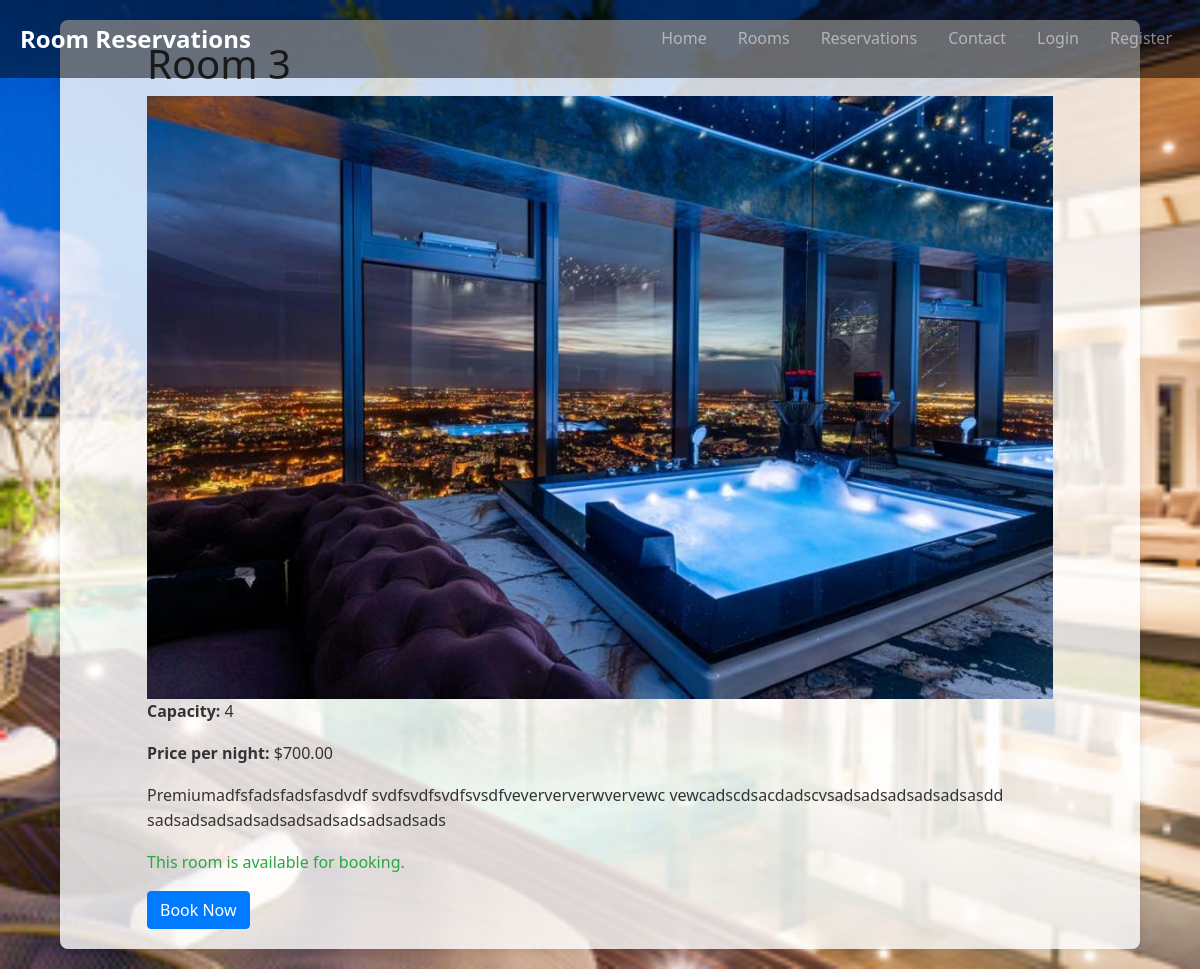
The page /room/4/ on the database its author committed.
### reservations/models.py (models this page shows, shortened)
class Room(models.Model):
    room_number = models.CharField(max_length=10, unique=True)
    capacity = models.IntegerField()
    is_available = models.BooleanField(default=True)
    description = models.TextField(blank=True)
    price_per_night = models.DecimalField(max_digits=8, decimal_places=2)
    image = models.ImageField(upload_to='rooms/', blank=True)
    bed_type = models.CharField(max_length=50, blank=True, choices=[('Single', 'Single'), ('Double', 'Double'), ('Queen', 'Queen'), ('King', 'King')])
    size = models.IntegerField(help_text="Size of the room in square meters", blank=True, null=True, default=0)
    view = models.CharField(max_length=100, blank=True, choices=[('Sea', 'Sea'), ('Mountain', 'Mountain'), ('City', 'City')])
    amenities = models.TextField(help_text="List of amenities separated by commas", blank=True)

### reservations/views.py (the view)
# urls.py: path('room/<int:room_id>/', views.room_detail, name='room_detail'),
def room_detail(request, room_id):
    room = get_object_or_404(Room, pk=room_id)
    check_in = request.GET.get('check_in')
    check_out = request.GET.get('check_out')
    return render(request, 'room_detail.html', {
        'room': room,
        'check_in': check_in,
        'check_out': check_out
    })

### reservations/templates/room_detail.html
{% extends "base.html" %}
{% block content %}
<div class="container">
    <h1>Room {{ room.room_number }}</h1>
    {% if room.image %}
        <img src="{{ room.image.url }}" alt="Room Image" class="img-fluid room-detail-image">
    {% endif %}
    <p><strong>Capacity:</strong> {{ room.capacity }}</p>
    <p><strong>Price per night:</strong> ${{ room.price_per_night }}</p>
    <p>{{ room.description }}</p>
    {% if room.is_available %}
        <p class="text-success">This room is available for booking.</p>
    {% else %}
        <p class="text-danger">This room is not available at the moment.</p>
    {% endif %}
    <a href="{% url 'book_room' room.id %}?check_in={{ check_in }}&check_out={{ check_out }}" class="btn btn-primary">Book Now</a>
</div>
{% endblock %}

### reservations/static/reservations/styles.css (style rules this page uses)
body, html { height: 100%; margin: 0; padding: 0; }
body { font-family: 'Segoe UI', Tahoma, Geneva, Verdana, sans-serif; color: #333; line-height: 1.6; }
a { text-decoration: none; color: #007bff; transition: color 0.3s ease; }
.container { width: 90%; max-width: 1200px; margin: 0 auto; }

### rows shown on the page
Room: room_number "3", image (picture), capacity "4", price_per_night "700.00", description "Premiumadfsfadsfadsfasdvdf svdfsvdfsvdfsvsdfveverververwvervewc vewcadscdsacdadscvsadsadsadsadsadsasdd sadsadsadsadsadsadsadsadsadsadsads"
